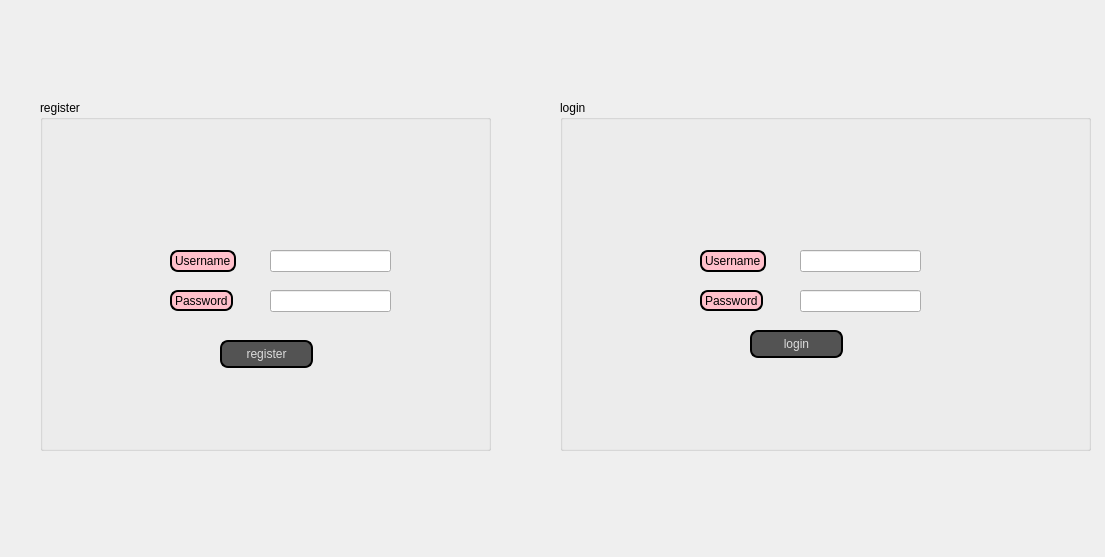
<?xml version="1.0" encoding="UTF-8"?>
<ui version="4.0">
 <class>login</class>
 <widget class="QDialog" name="login">
  <property name="geometry">
   <rect>
    <x>0</x>
    <y>0</y>
    <width>1105</width>
    <height>557</height>
   </rect>
  </property>
  <property name="windowTitle">
   <string>Dialog</string>
  </property>
  <widget class="QGroupBox" name="groupBox">
   <property name="geometry">
    <rect>
     <x>560</x>
     <y>100</y>
     <width>531</width>
     <height>351</height>
    </rect>
   </property>
   <property name="title">
    <string>login</string>
   </property>
   <widget class="QPushButton" name="pb_login">
    <property name="geometry">
     <rect>
      <x>190</x>
      <y>230</y>
      <width>93</width>
      <height>28</height>
     </rect>
    </property>
    <property name="styleSheet">
     <string notr="true">QPushButton {
color: #dcdcdc;
background:#535353;
border: none;
font-size:12px;
font-family:Arial, Helvetica, sans-serif;
border: 2px solid ;
border-radius: 8px;
}
QPushButton:hover {
color:#fff;
	background-color: rgb(0, 0, 127);
border: none;
}</string>
    </property>
    <property name="text">
     <string>login</string>
    </property>
   </widget>
   <widget class="QLabel" name="label">
    <property name="geometry">
     <rect>
      <x>140</x>
      <y>150</y>
      <width>66</width>
      <height>22</height>
     </rect>
    </property>
    <property name="styleSheet">
     <string notr="true">QLabel {
color: #000000;
background:#FFC0CB;
border: none;
font-size:12px;
font-family:Arial, Helvetica, sans-serif;
border: 2px solid ;
border-radius: 8px;
}
QPushButton:hover {
color:#fff;
background-color: rgb(0, 0, 127);
border: none;
}</string>
    </property>
    <property name="text">
     <string>Username</string>
    </property>
   </widget>
   <widget class="QLineEdit" name="username">
    <property name="geometry">
     <rect>
      <x>240</x>
      <y>150</y>
      <width>121</width>
      <height>22</height>
     </rect>
    </property>
   </widget>
   <widget class="QLabel" name="label_2">
    <property name="geometry">
     <rect>
      <x>140</x>
      <y>190</y>
      <width>63</width>
      <height>21</height>
     </rect>
    </property>
    <property name="styleSheet">
     <string notr="true">QLabel {
color: #000000;
background:#FFC0CB;
border: none;
font-size:12px;
font-family:Arial, Helvetica, sans-serif;
border: 2px solid ;
border-radius: 8px;
}
QPushButton:hover {
color:#fff;
background-color: rgb(0, 0, 127);
border: none;
}</string>
    </property>
    <property name="text">
     <string>Password</string>
    </property>
   </widget>
   <widget class="QLineEdit" name="password">
    <property name="geometry">
     <rect>
      <x>240</x>
      <y>190</y>
      <width>121</width>
      <height>22</height>
     </rect>
    </property>
    <property name="echoMode">
     <enum>QLineEdit::Password</enum>
    </property>
   </widget>
  </widget>
  <widget class="QGroupBox" name="groupBox_2">
   <property name="geometry">
    <rect>
     <x>40</x>
     <y>100</y>
     <width>451</width>
     <height>351</height>
    </rect>
   </property>
   <property name="title">
    <string>register</string>
   </property>
   <widget class="QLineEdit" name="username_r">
    <property name="geometry">
     <rect>
      <x>230</x>
      <y>150</y>
      <width>121</width>
      <height>22</height>
     </rect>
    </property>
   </widget>
   <widget class="QLabel" name="label_3">
    <property name="geometry">
     <rect>
      <x>130</x>
      <y>150</y>
      <width>66</width>
      <height>22</height>
     </rect>
    </property>
    <property name="styleSheet">
     <string notr="true">QLabel {
color: #000000;
background:#FFC0CB;
border: none;
font-size:12px;
font-family:Arial, Helvetica, sans-serif;
border: 2px solid ;
border-radius: 8px;
}
QPushButton:hover {
color:#fff;
background-color: rgb(0, 0, 127);
border: none;
}</string>
    </property>
    <property name="text">
     <string>Username</string>
    </property>
   </widget>
   <widget class="QLabel" name="label_4">
    <property name="geometry">
     <rect>
      <x>130</x>
      <y>190</y>
      <width>63</width>
      <height>21</height>
     </rect>
    </property>
    <property name="styleSheet">
     <string notr="true">QLabel {
color: #000000;
background:#FFC0CB;
border: none;
font-size:12px;
font-family:Arial, Helvetica, sans-serif;
border: 2px solid ;
border-radius: 8px;
}
QPushButton:hover {
color:#fff;
background-color: rgb(0, 0, 127);
border: none;
}</string>
    </property>
    <property name="text">
     <string>Password</string>
    </property>
   </widget>
   <widget class="QLineEdit" name="password_r">
    <property name="geometry">
     <rect>
      <x>230</x>
      <y>190</y>
      <width>121</width>
      <height>22</height>
     </rect>
    </property>
    <property name="echoMode">
     <enum>QLineEdit::Password</enum>
    </property>
   </widget>
   <widget class="QPushButton" name="pb_register">
    <property name="geometry">
     <rect>
      <x>180</x>
      <y>240</y>
      <width>93</width>
      <height>28</height>
     </rect>
    </property>
    <property name="styleSheet">
     <string notr="true">QPushButton {
color: #dcdcdc;
background:#535353;
border: none;
font-size:12px;
font-family:Arial, Helvetica, sans-serif;
border: 2px solid ;
border-radius: 8px;
}
QPushButton:hover {
color:#fff;
	background-color: rgb(0, 0, 127);
border: none;
}</string>
    </property>
    <property name="text">
     <string>register</string>
    </property>
   </widget>
  </widget>
 </widget>
 <resources/>
 <connections/>
</ui>
